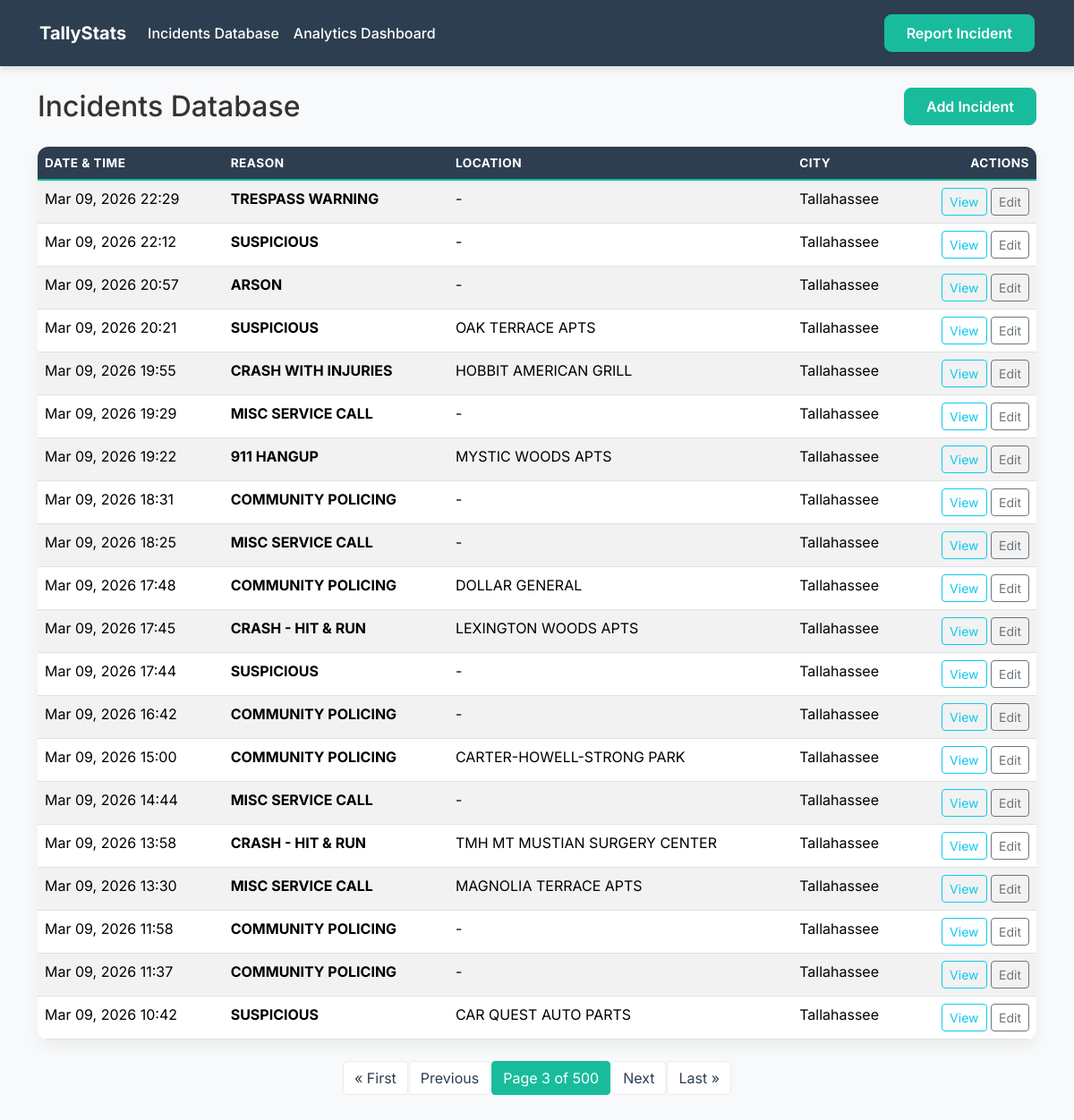
Screenshot of /records/?page=3 with the database file from the repository.
### myapp/models.py (models this page shows, shortened)
class CrimeIncident(models.Model):
    city = models.ForeignKey(City, on_delete=models.CASCADE, related_name='crime_incidents')
    date_time = models.DateTimeField()
    reason = models.CharField(max_length=200)
    location = models.CharField(max_length=255, null=True, blank=True)
    latitude = models.FloatField(null=True, blank=True)
    longitude = models.FloatField(null=True, blank=True)
    created_at = models.DateTimeField(auto_now_add=True)
    class Meta:
        ordering = ['-date_time']

class City(models.Model):
    name = models.CharField(max_length=100, unique=True)
    class Meta:
        verbose_name_plural = "Cities"

### myapp/views.py (the view)
# urls.py: path('records/', views.records_list, name='records_list'),
def records_list(request):
    incident_list = CrimeIncident.objects.all()
    paginator = Paginator(incident_list, 20) # Show 20 incidents per page
    page_number = request.GET.get('page')
    page_obj = paginator.get_page(page_number)
    return render(request, 'myapp/list.html', {'page_obj': page_obj})

### myapp/templates/myapp/list.html (shortened to what this page needs)
{% extends 'myapp/base.html' %}
{% load bootstrap5 %}
{% block content %}
<div class="d-flex justify-content-between align-items-center mb-4">
    <h2 class="mb-0">Incidents Database</h2>
    <a href="{% url 'record_create' %}" class="btn btn-primary-custom text-white">
         Add Incident
    </a>
</div>
<div class="card card-custom p-0 overflow-hidden">
    <div class="table-responsive">
        <table class="table table-custom table-striped table-hover mb-0">
            <thead>
                <tr>
                    <th>Date & Time</th>
                    <th>Reason</th>
                    <th>Location</th>
                    <th>City</th>
                    <th class="text-end">Actions</th>
                </tr>
            </thead>
            <tbody>
                {% for incident in page_obj %}
                <tr>
                    <td>{{ incident.date_time|date:"M d, Y H:i" }}</td>
                    <td><strong>{{ incident.reason }}</strong></td>
                    <td>{{ incident.location|default:"-" }}</td>
                    <td>{{ incident.city.name }}</td>
                    <td class="text-end">
                        <a href="{% url 'record_detail' incident.pk %}" class="btn btn-sm btn-outline-info">View</a>
                        <a href="{% url 'record_edit' incident.pk %}" class="btn btn-sm btn-outline-secondary">Edit</a>
                    </td>
                </tr>
                {% empty %}
                <tr>
                    <td colspan="5" class="text-center py-4 text-muted">No incidents found in the database.</td>
                </tr>
                {% endfor %}
            </tbody>
        </table>
    </div>
</div>
{% if page_obj.has_other_pages %}
<nav aria-label="Page navigation" class="mt-4">
    <ul class="pagination pagination-custom justify-content-center">
        {% if page_obj.has_previous %}
        <li class="page-item">
            <a class="page-link" href="?page=1">&laquo; First</a>
        </li>
        <li class="page-item">
            <a class="page-link" href="?page={{ page_obj.previous_page_number }}">Previous</a>
        </li>
        {% endif %}
        <li class="page-item active">
            <span class="page-link">Page {{ page_obj.number }} of {{ page_obj.paginator.num_pages }}</span>
        </li>
        {% if page_obj.has_next %}
        <li class="page-item">
            <a class="page-link" href="?page={{ page_obj.next_page_number }}">Next</a>
        </li>
        <li class="page-item">
            <a class="page-link" href="?page={{ page_obj.paginator.num_pages }}">Last &raquo;</a>
        </li>
        {% endif %}
    </ul>
</nav>
{% endif %}
{% endblock %}

### myapp/static/css/style.css (style rules this page uses)
:root { --primary-color: #2c3e50; --secondary-color: #18bc9c; --bg-color: #f8f9fa; --card-bg: #ffffff; --text-color: #333333; }
body { background-color: var(--bg-color); font-family: 'Inter', -apple-system, BlinkMacSystemFont, "Segoe UI", Roboto, "Helvetica Neue", Arial, sans-serif; color: var(--text-color); }
.card-custom { border: none; border-radius: 12px; background-color: var(--card-bg); box-shadow: 0 8px 15px rgba(0, 0, 0, 0.05); transition: transform 0.2s ease, box-shadow 0.2s ease; }
.table-custom thead th { background-color: var(--primary-color); color: white; border-bottom: 2px solid var(--secondary-color); text-transform: uppercase; font-size: 0.85rem; letter-spacing: 0.5px; }
.btn-primary-custom { background-color: var(--secondary-color); border-color: var(--secondary-color); border-radius: 8px; padding: 0.5rem 1.5rem; font-weight: 600; transition: all 0.3s ease; }
.pagination-custom .page-link { color: var(--primary-color); border-radius: 4px; margin: 0 2px; border: 1px solid #e9ecef; }
.pagination-custom .page-item.active .page-link { background-color: var(--secondary-color); border-color: var(--secondary-color); color: white; }

### rows the page displays
CrimeIncident: date_time "Mar 09, 2026 19:22", reason "911 HANGUP", location "MYSTIC WOODS APTS", city.name "Tallahassee"
CrimeIncident: date_time "Mar 09, 2026 18:31", reason "COMMUNITY POLICING", location "-", city.name "Tallahassee"
CrimeIncident: date_time "Mar 09, 2026 17:48", reason "COMMUNITY POLICING", location "DOLLAR GENERAL", city.name "Tallahassee"
CrimeIncident: date_time "Mar 09, 2026 13:30", reason "MISC SERVICE CALL", location "MAGNOLIA TERRACE APTS", city.name "Tallahassee"

### other values shown
{{ page_obj.number }} "3"
{{ page_obj.paginator.num_pages }} "500"
